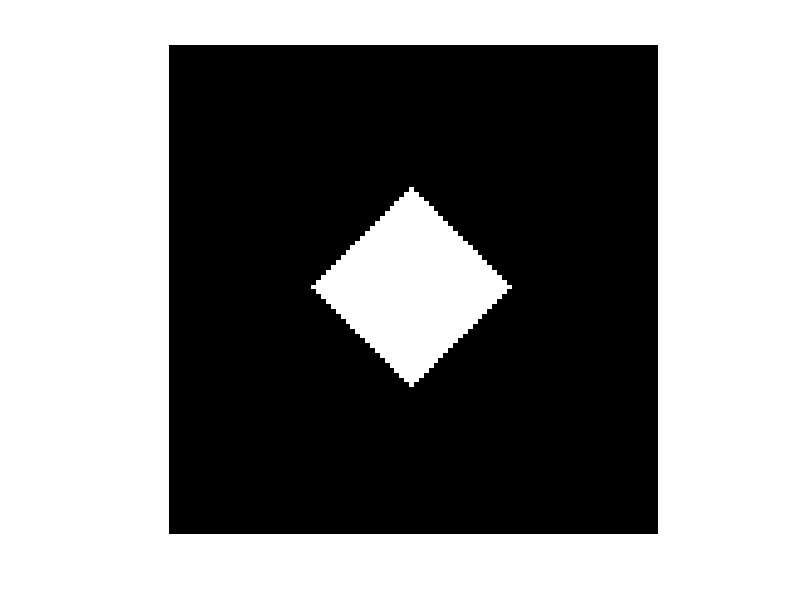

Recreate this plot in MATLAB.
Cx = 50; % Center x-coordinate
Cy = 50; % Center y-coordinate
Radius = 20; % Radius for the City Block distance threshold

A = zeros(100, 100); % Initialize the matrix to all zeros

for i = 1:100
    for j = 1:100
        % Calculate City Block (Manhattan) distance
        if abs(i - Cx) + abs(j - Cy) <= Radius
            A(i, j) = 255; % Set pixel to white if within the radius
        end
    end
end

imshow(A, []); % Display the result